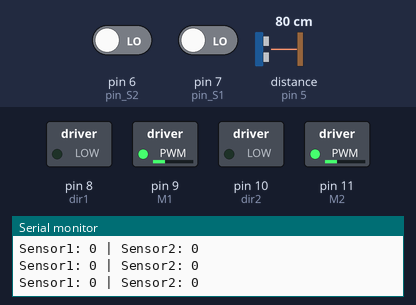
A sketch run on a simulated Arduino Uno, built with avr-gcc and run on an emulated ATmega328P. Shown: switched loads named in the sketch (green lamp = pin HIGH), the last lines printed to the serial monitor. Wiring (inferred from the names in the program): ultrasonic range finder: trigger pin 4; echo pin 5. The inputs (shaded band) are chosen by the test bench; at power-on: distance to the obstacle (sensor on pin 5) 80 cm, pin 6 (pin_S2) LOW, pin 7 (pin_S1) LOW. The echo pulse lasts 58.3 µs per cm; pins used as bus, display or sensor lines are not drawn.

Above: at 1.2 s.
1.3 s: distance to the obstacle (sensor on pin 5) set to 12 cm
4.3 s: distance to the obstacle (sensor on pin 5) set to 9 cm
At 4.7 s:
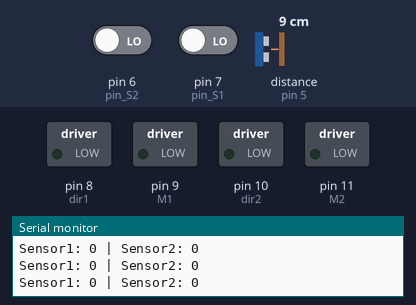
7.3 s: pin 6 (pin_S2) driven HIGH
At 7.8 s:
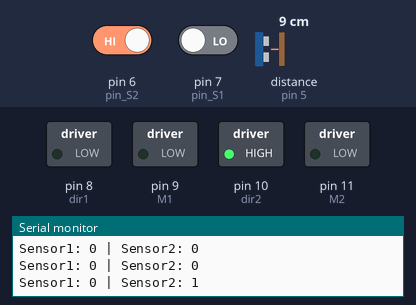
10.3 s: pin 7 (pin_S1) driven HIGH
At 10.9 s:
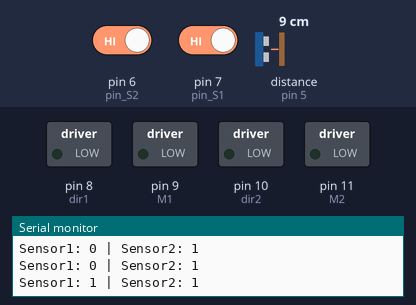
13.3 s: pin 6 (pin_S2) driven LOW
At 14.1 s:
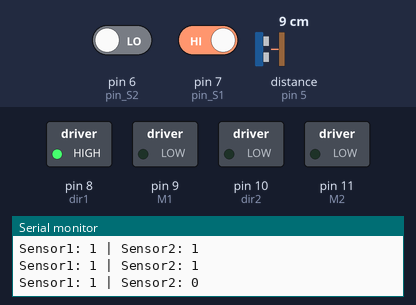
16.3 s: pin 7 (pin_S1) driven LOW
At 16.7 s:
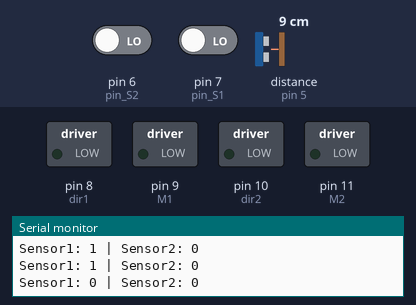
Timing chart, 0 to 19.3 s (numbered marks = the images above; inputs shaded):
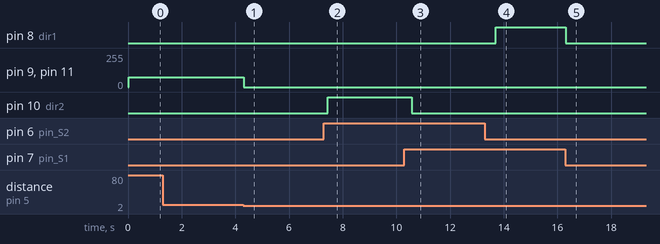

The sketch:

ProjetoPrincipal.ino
```cpp
#include "SeguidorDeLinha.h"
#include "Ultrassonico.h"

void setup() {
  setupSeguidorDeLinha();
  setupUltrassonico();
}

void loop() {
  loopSeguidorDeLinha();
  loopUltrassonico();
}
```

SeguidorDeLinha.cpp
```cpp
#include "SeguidorDeLinha.h"
#include <Arduino.h>

// Definição dos pinos de controle do motor
#define M1 9  // Pino_Velocidade 1º Motor (0 a 255) - Porta IN2 ponte H
#define M2 11 // Pino_Velocidade 2º Motor (0 a 255) - Porta IN4 ponte H
#define dir1 8  // Pino_Direção do 1º Motor: Para frente / Para trás (HIGH ou LOW) - porta IN1 ponte H
#define dir2 10 // Pino_Direção do 2º Motor: Para frente / Para trás (HIGH ou LOW) - porta IN3 ponte H

// Definição dos pinos dos sensores
#define pin_S1 7
#define pin_S2 6
bool Sensor1 = 0;
bool Sensor2 = 0;


// Função de inicialização do Seguidor de Linha
void setupSeguidorDeLinha() {
  // Configuração do monitor serial
  Serial.begin(9600); // Inicializa a comunicação serial com a taxa de 9600 bps

  // Setamos os pinos de controle dos motores como saída
  pinMode(M1, OUTPUT);
  pinMode(M2, OUTPUT);
  pinMode(dir1, OUTPUT);
  pinMode(dir2, OUTPUT);

  // Setamos a direção inicial do motor como 0, isso fará com que ambos os motores girem para frente
  digitalWrite(dir1, LOW);
  digitalWrite(dir2, LOW);

  // Setamos os pinos dos sensores como entrada
  pinMode(pin_S1, INPUT);
  pinMode(pin_S2, INPUT);
}

// Função de execução principal do Seguidor de Linha
void loopSeguidorDeLinha() {

  // Variável responsável por controlar a velocidade dos motores
int velocidade = 75;
int velocidadeMinima = 70;

  delay(20);

  // Neste processo armazenamos o valor lido pelo sensor na variável que armazena tais dados.
  Sensor1 = digitalRead(pin_S1);
  Sensor2 = digitalRead(pin_S2);

  // Exibe os valores dos sensores no monitor serial
  Serial.print("Sensor1: ");
  Serial.print(Sensor1);
  Serial.print(" | Sensor2: ");
  Serial.println(Sensor2);

  // Aqui está toda a lógica de comportamento do robô: Para a cor branca atribuímos o valor 0 e, para a cor preta, o valor 1.
  if ((Sensor1 == 1) && (Sensor2 == 0)) {
    digitalWrite(dir1, HIGH);          // Inverte o sentido do Motor 1
    analogWrite(M1, velocidadeMinima); // Reduz a velocidade do Motor 1 (gira para trás)
    digitalWrite(dir2, LOW);          // Mantém o Motor 2 para frente
    analogWrite(M2, velocidade);      // Velocidade normal do Motor 2
  }

  if ((Sensor1 == 0) && (Sensor2 == 1)) {
    digitalWrite(dir1, LOW);          // Mantém o Motor 1 para frente
    analogWrite(M1, velocidade);      // Velocidade normal do Motor 1
    digitalWrite(dir2, HIGH);         // Inverte o sentido do Motor 2
    analogWrite(M2, velocidadeMinima); // Reduz a velocidade do Motor 2 (gira para trás)
  }

  if ((Sensor1 == 0) && (Sensor2 == 0)) {
    digitalWrite(dir1, LOW);          // Ambos motores para frente
    analogWrite(M1, velocidade);
    digitalWrite(dir2, LOW);
    analogWrite(M2, velocidade);
  }

  if ((Sensor1 == 1) && (Sensor2 == 1)) {
    digitalWrite(dir1, LOW);
    analogWrite(M1, velocidadeMinima);
    digitalWrite(dir2, LOW);
    analogWrite(M2, velocidadeMinima);
    //delay(200);
  } /*else {
    digitalWrite(dir1, LOW);
    digitalWrite(dir2, LOW);
    analogWrite(M1, velocidade);
    analogWrite(M2, velocidade);
  }*/
}
```

SeguidorDeLinha.h
```cpp
#ifndef SEGUIDOR_DE_LINHA_H
#define SEGUIDOR_DE_LINHA_H

void setupSeguidorDeLinha();
void loopSeguidorDeLinha();

#endif
```

Ultrassonico.cpp
```cpp
#include "Ultrassonico.h"
#include <Arduino.h>

// Definição dos pinos de controle do motor
#define M1 9
#define M2 11
#define dir1 8
#define dir2 10

// Definição dos pinos do ultrassônico
#define TRIG_PIN 4
#define ECHO_PIN 5

int velocidade = 60;

void setupUltrassonico() {
  Serial.begin(9600);
  pinMode(M1, OUTPUT);
  pinMode(M2, OUTPUT);
  pinMode(dir1, OUTPUT);
  pinMode(dir2, OUTPUT);
  digitalWrite(dir1, LOW);
  digitalWrite(dir2, LOW);
  pinMode(TRIG_PIN, OUTPUT);
  pinMode(ECHO_PIN, INPUT);
}

void loopUltrassonico() {
  float distancia = medirDistancia();

  if (distancia < 10.0) {
    pararMotores();
    delay(500);
  } /*else {
    moverParaFrente();
  } */
}

float medirDistancia() {
  digitalWrite(TRIG_PIN, LOW);
  delayMicroseconds(2);
  digitalWrite(TRIG_PIN, HIGH);
  delayMicroseconds(10);
  digitalWrite(TRIG_PIN, LOW);

  long duracao = pulseIn(ECHO_PIN, HIGH);
  if (duracao == 0) return 999;
  return (duracao * 0.034) / 2;
}

void pararMotores() {
  analogWrite(M1, 0);
  analogWrite(M2, 0);
}

void moverParaFrente() {
  digitalWrite(dir1, LOW);
  digitalWrite(dir2, LOW);
  analogWrite(M1, velocidade);
  analogWrite(M2, velocidade);
}
```

Ultrassonico.h
```cpp
#ifndef ULTRASSONICO_H
#define ULTRASSONICO_H

void setupUltrassonico();
void loopUltrassonico();

// Declaração das funções auxiliares
float medirDistancia();
void pararMotores();
void moverParaFrente();

#endif
```

Measured:
- the behaviour switches between 11 and 10 cm on distance to the obstacle (sensor on pin 5) (found by bisection; images 0 and 1)
- after the input at 4.3 s, pin 9 (M1), pin 11 (M2): 75/255 → 0/255 at once
- after the input at 7.3 s, pin 10 (dir2): LOW → HIGH after 0.15 s
- after the input at 10.3 s, pin 10 (dir2): HIGH → LOW after 0.28 s
- after the input at 13.3 s, pin 8 (dir1): LOW → HIGH after 0.41 s
- after the input at 16.3 s, pin 8 (dir1): HIGH → LOW at once
